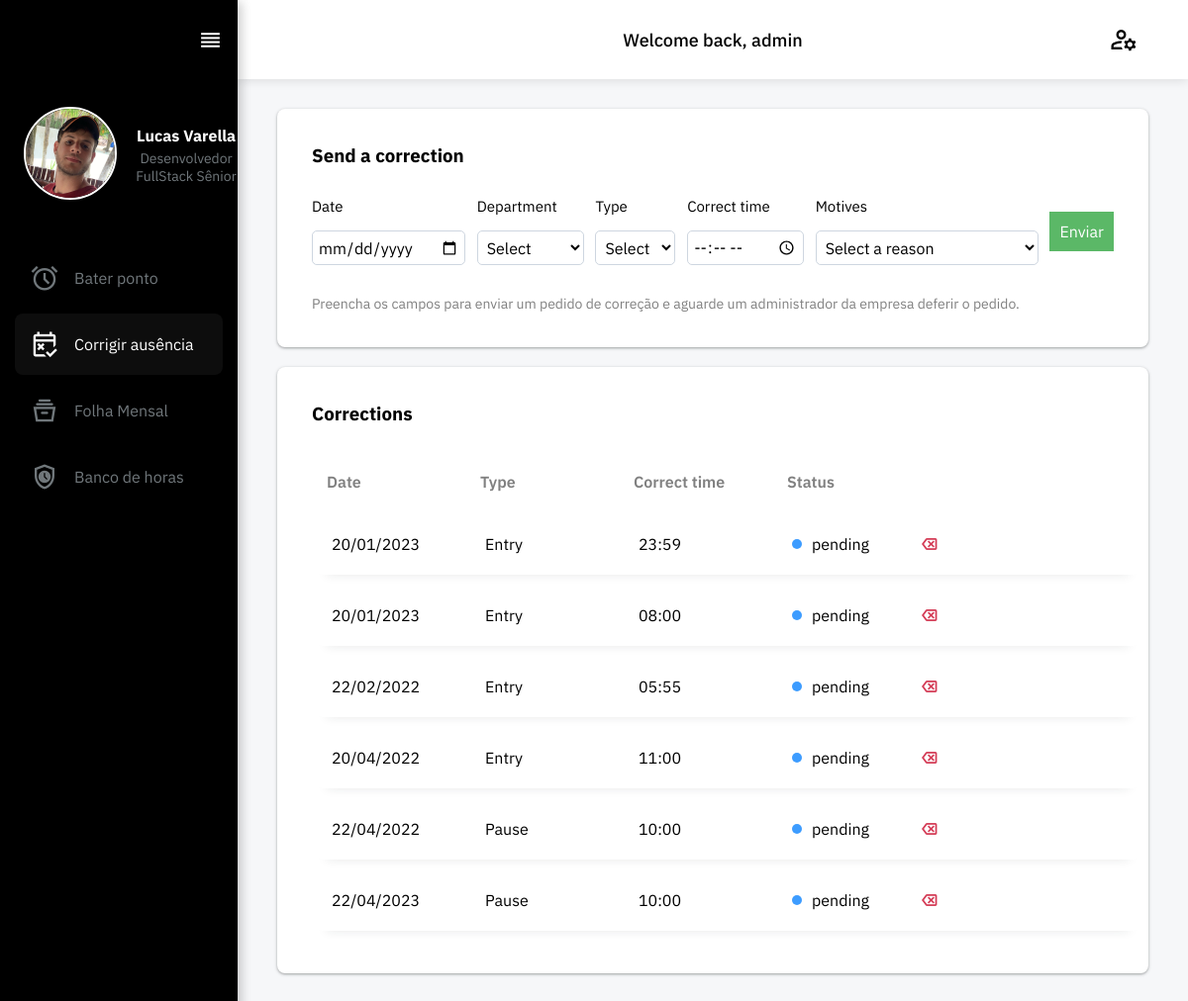
/correction (signed in), run on the app's committed database.
### point/models.py (models this page shows, shortened)
class User(AbstractUser):
    email = models.EmailField()

class Correction(models.Model):
    TYPE_CHOICES = (
        ("E", "Entry"),
        ("P", "Pause"),
        ("R", "Return"),
        ("Q", "Quit")
    )
    STATUS_CHOICES = (
        ("P","Pending"),
        ("A","Approved"),
        ("R","Refused"),
    )
    time = models.CharField(max_length=5, blank=False, default='99:99')
    day = models.CharField(blank=False, default="0", max_length=2)
    month = models.CharField(blank=False, default="0", max_length=2)
    year = models.CharField(max_length=4, blank =False, default='2023')
    user = models.ForeignKey(User, on_delete=models.CASCADE, blank=False, null=False)
    type = models.CharField(max_length=1, choices=TYPE_CHOICES, blank=False, null=False)
    status = models.CharField(max_length=1, choices=STATUS_CHOICES, blank=False, null=False, default="P")
    motive = models.CharField(default="", max_length=100)
    department = models.CharField(default="", max_length=100)

### point/views.py (the view, shortened to what this page needs)
# urls.py: path('correction', views.correction, name='correction'),
@csrf_exempt
def correction(request):
    if request.user.is_authenticated == False:
        return render(request, "point/login.html")
    if request.method == "GET":
        corrections = reversed(Correction.objects.filter(user = request.user))
        return render(request, "point/correction.html", { "corrections": corrections, "page": "correction"})

### point/templates/point/correction.html (shortened to what this page needs)
{% extends 'point/layout.html' %}
{% block main %}
    <div class="">
        <div class="box-div">
            <h3>Send a correction</h3>
            <div class="make-correction">
                <div class="input-info">
                    <p>Date</p>
                    <input type="date" name="date" id="date-correction" required>
                </div>
                <div class="input-info">
                    <p>Department</p>
                    <select name="department" id="department-correction">
                        <option value="0">Select</option>
                    </select>
                </div>
                <div class="input-info">
                    <p>Type</p>
                    <select name="types" id="types-correction">
                        <option value="0">Select</option>
                    </select>
                </div>
                <div class="input-info">
                    <p>Correct time</p>
                    <input type="time" name="time" id="time-correction" required>
                </div>
                <div class="input-info">
                    <p>Motives</p>
                    <select name="motives" id="motives-correction">
                        <option value=0>Select a reason</option>
                    </select>
                </div>
                <div class="btn-green" id="send-correction">
                    Enviar
                </div>
            </div>
            <label style="font-size: 14px; color: grey;">Preencha os campos para enviar um pedido de correção e aguarde um administrador da empresa deferir o pedido.</label>
        </div>
        <div class="box-div" style="padding-right: 5px;">
            <h3>Corrections</h3>
            <div class="corrections-history">
                <div class="tamanho flex corrections-header">
                    <p>Date</p>
                    <p>Type</p>
                    <p>Correct time</p>
                    <p>Status</p>
                </div>
                    <div class="corrections-all-itens">
                    {% for item in corrections %}
                        <div class="tamanho flex item-correction">
                            <p>{{item.day}}/{{item.month}}/{{item.year}}</p>
                            {% if item.type == 'E' %}
                                <p >Entry</p>
                            {% endif %}
                            {% if item.type == 'P' %}
                                <p>Pause</p>
                            {% endif %}
                            <p>{{item.time}}</p>
                            {% if item.status == 'P' %}
                                <div class="flex">
                                    <div class="status-icon pending"></div>
                                    <span>pending</span>
                                </div>
                                <span class="btn-cancel-correction material-symbols-outlined" data-id="{{item.id}}">backspace</span>
                            {% endif %}
                        </div>
                    {% empty %}
                        <div style="padding: 15px;">not yet.</div>
                    {% endfor %}
        </div>
{% endblock %}

### point/templates/point/layout.html (shortened to what this page needs)
{% load static %}
{% load cache %}
<html>
    <head>
        <link rel="stylesheet" href="{% static 'point/css/global.css' %}">
        <link rel="stylesheet" href="{% static 'point/css/aside.css' %}">
        <link rel="stylesheet" href="{% static 'bootstrap/css/bootstrap.min.css' %}">
        <link rel="stylesheet" href="https://cdn.jsdelivr.net/npm/sweetalert2@11.7.5/dist/sweetalert2.min.css">
    </head>
    <body>
        <div id="content-page">
            <aside class="" data-status="">
                <div id="aside-div">
                    <div id="aside-more" class="flex">
                        <span id="icon-more" data-clicked="" style="font-size: 25px; cursor: pointer;" class="material-symbols-outlined">reorder</span>
                    </div>
                    <div id="aside-avatar">
                        <img class="circular-img" src="{% static 'point/imgs/img_avatar.jpg' %}" alt="Avatar">
                        <div id="aside-avatar-infos">
                            <h4>Lucas Varella</h4>
                            <span id="avatar-name" style="font-size: 14px; color: #70777b;">Desenvolvedor FullStack Sênior</span>
                        </div>
                    </div>
                    <div id="aside-components">
                        {% if user != admin %}
                            <a href="/">
                                {% if page == 'index' %}
                                    <div class="component-sidebar flex active">
                                {% else %}
                                    <div class="component-sidebar flex">
                                {% endif %}
                                        <span style="font-size: 30px; cursor: pointer;" class="material-symbols-outlined">alarm</span>
                                        <span class="cs-description">Bater ponto</span>
                                </div>
                            </a>
                            <a href="/correction">
                                {% if page == 'correction' %}
                                    <div class="component-sidebar flex active">
                                {% else %}
                                    <div class="component-sidebar flex">
                                {% endif %}
                                        <span style="font-size: 30px; cursor: pointer;" class="material-symbols-outlined">free_cancellation</span>
                                        <span class="cs-description">Corrigir ausência</span>
                                </div>
                            </a>
                            <a href="/sheet">
                                {% if page == 'sheet' %}
                                    <div class="component-sidebar flex active">
                                {% else %}
                                    <div class="component-sidebar flex">
                                {% endif %}
                                        <span style="font-size: 30px; cursor: pointer;" class="material-symbols-outlined">home_storage</span>
                                        <span class="cs-description">Folha Mensal</span>
                                </div>
                            </a>
                            <a href="/bank">
                                {% if page == 'bank' %}
                                    <div class="component-sidebar flex active">
                                {% else %}
                                    <div class="component-sidebar flex">
                                {% endif %}
                                        <span style="font-size: 30px; cursor: pointer;" class="material-symbols-outlined">safety_check</span>
                                        <span class="cs-description">Banco de horas</span>
                                </div>
                            </a>
                        {% endif %}
                    </div>
                </div>
            </aside>
            <div id="main">
                <div id="header">
                    <span id="dot-header" style="color: white; width: 30px;">.</span>
                    <span id="salutation">Welcome back, {{request.user.username}}</span>
                    <a trigger="focus" data-toggle="popover" data-placement="bottom" data-content="<div class='item-popover'><a href='/logout'>Logout</a></div>" data-html="true"><span style="font-size: 30px; cursor: pointer;" class="material-symbols-outlined">manage_accounts</span></a>
                </div>
                <div id="content-main">
                    {% block main %}
                    {% endblock %}
                </div>
            </div>
        </div>
    </body>
</html>

### point/static/point/css/global.css (style rules this page uses)
html { scroll-behavior: smooth; }
body { background-color: #F6F7F9; margin: 0; padding: 0; height: 100vh; font-family: 'IBM Plex Sans', sans-serif; overflow-x: hidden; display: none; }
#content-page { display: flex; }
#main { width: 100%; height: 100vh; overflow: auto; overflow-x: hidden; }
#header { height: 80px; background-color: white; box-shadow: 0px 2px 10px 0px rgba(3, 3, 3, 0.1); display: flex; justify-content: space-between; align-items: center; font-weight: 500; font-size: 18px; padding: 0px 50px; user-select: none; position: sticky; top: 0; }
#header span { color: black; }
.flex { display: flex; align-items: center; }
.circular-img { overflow: hidden; border-radius: 50%; object-fit: cover; }
#content-main { margin: 30px 40px; border-radius: 8px; }
.box-div { box-shadow: rgba(60, 64, 67, 0.3) 0px 1px 2px 0px, rgba(60, 64, 67, 0.15) 0px 1px 3px 1px; border-radius: 8px; background-color: white; margin-bottom: 20px; padding: 35px; }
.box-div h3 { margin: 0px; }
.make-correction { display: flex; justify-content: space-between; align-items: center; padding: 30px 0px; }
.btn-green { color: white; background-color: #5BB867; padding: 10px; cursor: pointer; }
.input-info input, select { height: 35px; border-radius: 5px; box-shadow: none; border: 1px solid #ced6e0; transition: all 0.3s ease-in-out; padding: 5px 5px; background: none; }
.input-info p { margin-top: 0; font-size: 15px; }
.corrections-history { min-height: 100px; }
.corrections-all-itens { max-height: 435px; overflow: auto; overflow-x: hidden; display: flex; flex-direction: column; }
.status-icon { width: 10px; height: 10px; border-radius: 50%; margin-right: 10px; }
.pending { background-color: #3d9cff; }
.btn-cancel-correction { color: #d43b55 !important; cursor: pointer; font-size: 22px !important; margin: 0px 50px; }
.tamanho p { width:155px; font-size: 16px; }
.corrections-header { padding: 1px 0px 1px 15px; width: fit-content; }
.corrections-header p { color: grey !important; padding: 30px 0px 0px 0px; font-weight: 600; }
.item-correction { box-shadow: rgba(33, 35, 38, 0.1) 0px 10px 10px -10px; padding: 5px 0px 5px 15px; border-radius: 7px; margin: 5px; }

### point/static/point/css/aside.css (style rules this page uses)
aside { background-color: black; box-shadow: 4px 2px 10px 0px rgba(3, 3, 3, 0.2); height: 100vh; z-index: 1; overflow: hidden; opacity: 0; }
aside a span { color: #23527c; }
#aside-div { height: 100vh; }
#aside-avatar { display: flex; justify-content: center; justify-content: space-evenly; padding: 35px 0px; height: 110px; align-items: center; min-width: 243px; }
.component-sidebar { height: 62px; border-radius: 8px; margin: 5px 0px; cursor: pointer; user-select: none; transition: 0.1s; overflow: hidden; color: black; }
.component-sidebar span { white-space: nowrap; color: #70777b; }
.active { background-color: #0f0f0feb; }
.active span { color: white; }
#aside-more { height: 50px; z-index: 1; user-select: none; color: white; }
.aside-open { width: 25%; opacity: 1; }
.aside-open #aside-div { padding: 15px; }
.aside-open #aside-more { justify-content: right; }
.aside-open .component-sidebar span { padding-left: 15px; }
.aside-open #aside-avatar img { width: 90px; height: 90px; min-width: 90px; min-height: 90px; border: 2px solid white; }
.aside-open #aside-avatar #aside-avatar-infos { display: flex; flex-direction: column; align-items: center; width: 50%; min-width: 50%; text-align: center; }
.aside-open #aside-avatar #aside-avatar-infos h4 { margin: 4px 0px; color: white; }

### data on the page
User: user.username "admin"
Correction: day "20", month "01", year "2023", type "Entry", time "23:59"
Correction: day "20", month "01", year "2023", type "Entry", time "08:00"
Correction: day "22", month "02", year "2022", type "Entry", time "05:55"
Correction: day "20", month "04", year "2022", type "Entry", time "11:00"
Correction: day "22", month "04", year "2022", type "Pause", time "10:00"
Correction: day "22", month "04", year "2023", type "Pause", time "10:00"
